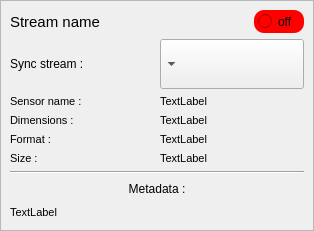
<?xml version="1.0" encoding="UTF-8"?>
<ui version="4.0">
 <class>FormStreamView</class>
 <widget class="QWidget" name="FormStreamView">
  <property name="geometry">
   <rect>
    <x>0</x>
    <y>0</y>
    <width>314</width>
    <height>231</height>
   </rect>
  </property>
  <property name="minimumSize">
   <size>
    <width>0</width>
    <height>0</height>
   </size>
  </property>
  <property name="windowTitle">
   <string>Form</string>
  </property>
  <property name="autoFillBackground">
   <bool>true</bool>
  </property>
  <property name="styleSheet">
   <string notr="true"/>
  </property>
  <layout class="QHBoxLayout" name="horizontalLayout_3">
   <property name="leftMargin">
    <number>0</number>
   </property>
   <property name="topMargin">
    <number>0</number>
   </property>
   <property name="rightMargin">
    <number>0</number>
   </property>
   <property name="bottomMargin">
    <number>0</number>
   </property>
   <item>
    <widget class="QFrame" name="frame">
     <property name="styleSheet">
      <string notr="true"/>
     </property>
     <property name="frameShape">
      <enum>QFrame::StyledPanel</enum>
     </property>
     <property name="frameShadow">
      <enum>QFrame::Raised</enum>
     </property>
     <layout class="QVBoxLayout" name="verticalLayout_4">
      <item>
       <layout class="QHBoxLayout" name="horizontalLayout">
        <item>
         <widget class="QLabel" name="labelStreamName">
          <property name="font">
           <font>
            <pointsize>11</pointsize>
           </font>
          </property>
          <property name="text">
           <string>Stream name</string>
          </property>
         </widget>
        </item>
        <item>
         <spacer name="horizontalSpacer">
          <property name="orientation">
           <enum>Qt::Horizontal</enum>
          </property>
          <property name="sizeType">
           <enum>QSizePolicy::MinimumExpanding</enum>
          </property>
          <property name="sizeHint" stdset="0">
           <size>
            <width>0</width>
            <height>20</height>
           </size>
          </property>
         </spacer>
        </item>
        <item>
         <widget class="QFrame" name="frameButtonOnOff">
          <property name="sizePolicy">
           <sizepolicy hsizetype="Minimum" vsizetype="Maximum">
            <horstretch>0</horstretch>
            <verstretch>0</verstretch>
           </sizepolicy>
          </property>
          <property name="minimumSize">
           <size>
            <width>50</width>
            <height>0</height>
           </size>
          </property>
          <property name="maximumSize">
           <size>
            <width>16777215</width>
            <height>16777215</height>
           </size>
          </property>
          <property name="styleSheet">
           <string notr="true">border-radius: 10px; background-color: red</string>
          </property>
          <property name="frameShape">
           <enum>QFrame::StyledPanel</enum>
          </property>
          <property name="frameShadow">
           <enum>QFrame::Raised</enum>
          </property>
          <layout class="QVBoxLayout" name="verticalLayout_5">
           <property name="leftMargin">
            <number>4</number>
           </property>
           <property name="topMargin">
            <number>4</number>
           </property>
           <property name="rightMargin">
            <number>4</number>
           </property>
           <property name="bottomMargin">
            <number>4</number>
           </property>
           <item>
            <widget class="QRadioButton" name="radioButtonOnOff">
             <property name="enabled">
              <bool>true</bool>
             </property>
             <property name="sizePolicy">
              <sizepolicy hsizetype="Maximum" vsizetype="Fixed">
               <horstretch>0</horstretch>
               <verstretch>0</verstretch>
              </sizepolicy>
             </property>
             <property name="styleSheet">
              <string notr="true"/>
             </property>
             <property name="text">
              <string>off</string>
             </property>
             <property name="checked">
              <bool>false</bool>
             </property>
            </widget>
           </item>
          </layout>
         </widget>
        </item>
       </layout>
      </item>
      <item>
       <layout class="QHBoxLayout" name="horizontalLayout_4">
        <item>
         <widget class="QLabel" name="label_syncStream">
          <property name="sizePolicy">
           <sizepolicy hsizetype="Expanding" vsizetype="Preferred">
            <horstretch>0</horstretch>
            <verstretch>0</verstretch>
           </sizepolicy>
          </property>
          <property name="text">
           <string>Sync stream :</string>
          </property>
         </widget>
        </item>
        <item>
         <widget class="QComboBox" name="comboBox_syncSensor">
          <property name="enabled">
           <bool>true</bool>
          </property>
          <property name="sizePolicy">
           <sizepolicy hsizetype="MinimumExpanding" vsizetype="Preferred">
            <horstretch>0</horstretch>
            <verstretch>0</verstretch>
           </sizepolicy>
          </property>
          <property name="layoutDirection">
           <enum>Qt::RightToLeft</enum>
          </property>
         </widget>
        </item>
       </layout>
      </item>
      <item>
       <layout class="QHBoxLayout" name="horizontalLayout_2">
        <item>
         <layout class="QVBoxLayout" name="verticalLayout">
          <item>
           <widget class="QLabel" name="label_4">
            <property name="font">
             <font>
              <pointsize>8</pointsize>
             </font>
            </property>
            <property name="text">
             <string>Sensor name :</string>
            </property>
           </widget>
          </item>
          <item>
           <widget class="QLabel" name="label_2">
            <property name="font">
             <font>
              <pointsize>8</pointsize>
             </font>
            </property>
            <property name="text">
             <string>Dimensions :</string>
            </property>
           </widget>
          </item>
          <item>
           <widget class="QLabel" name="label_3">
            <property name="font">
             <font>
              <pointsize>8</pointsize>
             </font>
            </property>
            <property name="text">
             <string>Format :</string>
            </property>
           </widget>
          </item>
          <item>
           <widget class="QLabel" name="label">
            <property name="font">
             <font>
              <pointsize>8</pointsize>
             </font>
            </property>
            <property name="text">
             <string>Size :</string>
            </property>
           </widget>
          </item>
         </layout>
        </item>
        <item>
         <layout class="QVBoxLayout" name="verticalLayout_3">
          <item>
           <widget class="QLabel" name="labelSensorName">
            <property name="font">
             <font>
              <pointsize>8</pointsize>
             </font>
            </property>
            <property name="text">
             <string>TextLabel</string>
            </property>
           </widget>
          </item>
          <item>
           <widget class="QLabel" name="laberDimensions">
            <property name="font">
             <font>
              <pointsize>8</pointsize>
             </font>
            </property>
            <property name="text">
             <string>TextLabel</string>
            </property>
           </widget>
          </item>
          <item>
           <widget class="QLabel" name="labelFormat">
            <property name="font">
             <font>
              <pointsize>8</pointsize>
             </font>
            </property>
            <property name="text">
             <string>TextLabel</string>
            </property>
           </widget>
          </item>
          <item>
           <widget class="QLabel" name="labelSize">
            <property name="font">
             <font>
              <pointsize>8</pointsize>
             </font>
            </property>
            <property name="text">
             <string>TextLabel</string>
            </property>
           </widget>
          </item>
         </layout>
        </item>
       </layout>
      </item>
      <item>
       <layout class="QVBoxLayout" name="verticalLayout_metaData">
        <item>
         <widget class="Line" name="line_metadata">
          <property name="orientation">
           <enum>Qt::Horizontal</enum>
          </property>
         </widget>
        </item>
        <item>
         <widget class="QLabel" name="title_metadata">
          <property name="font">
           <font>
            <pointsize>9</pointsize>
           </font>
          </property>
          <property name="text">
           <string>Metadata :</string>
          </property>
          <property name="alignment">
           <set>Qt::AlignCenter</set>
          </property>
         </widget>
        </item>
        <item>
         <layout class="QHBoxLayout" name="horizontalLayout_metaData">
          <item>
           <widget class="QLabel" name="label_metadata">
            <property name="sizePolicy">
             <sizepolicy hsizetype="Expanding" vsizetype="Preferred">
              <horstretch>0</horstretch>
              <verstretch>0</verstretch>
             </sizepolicy>
            </property>
            <property name="font">
             <font>
              <pointsize>8</pointsize>
             </font>
            </property>
            <property name="text">
             <string>TextLabel</string>
            </property>
           </widget>
          </item>
         </layout>
        </item>
       </layout>
      </item>
     </layout>
    </widget>
   </item>
  </layout>
 </widget>
 <resources/>
 <connections/>
</ui>
